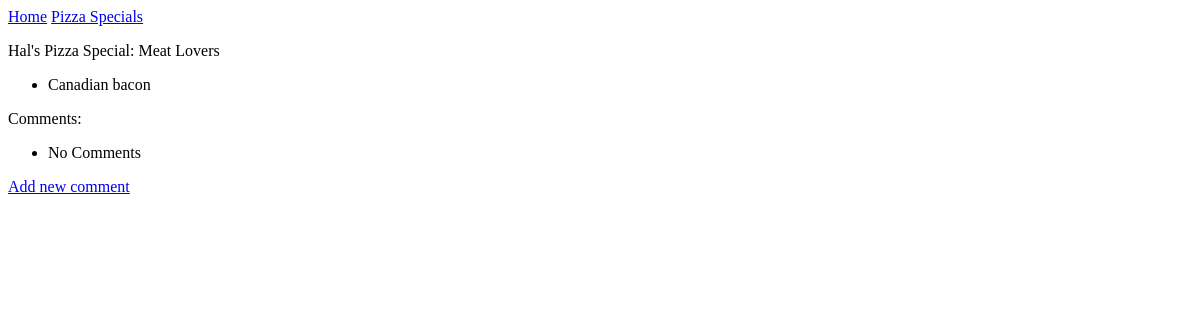
The page /pizzas/2/ on the database as committed earlier.
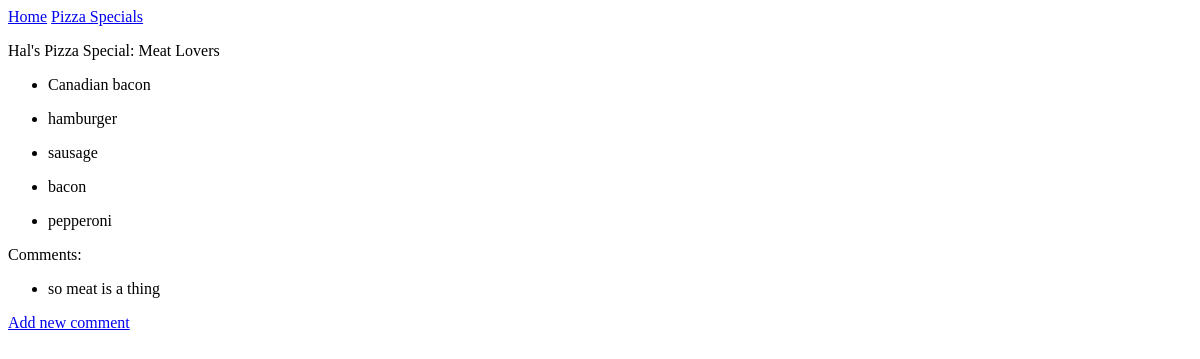
The same page on the database as committed later.
### MainApp/models.py (models this page shows)
class Topping(models.Model):
    pizza = models.ForeignKey(Pizza, on_delete=models.CASCADE)
    topping_name = models.CharField(max_length=200)
    class Meta:
            verbose_name_plural = 'toppings'
    def __str__(self):
        return self.topping_name

class Entry (models.Model):
    topic = models.ForeignKey(Pizza, on_delete=models.CASCADE)
    text = models.TextField()
    class Meta:
            verbose_name_plural = 'entries'
    def __str__(self):
        return self.text

### MainApp/views.py (the view)
# urls.py: path('pizzas/<int:pizza_id>/',views.pizza,name='pizza'),
def pizza(request, pizza_id):
    pizza= Pizza.objects.get(id=pizza_id)
    toppings = pizza.topping_set.order_by('id')
    entries = pizza.entry_set.order_by('-id')
    context = {'pizza':pizza,'toppings':toppings, 'entries':entries}
    return render(request, 'MainApp/pizza.html',context)

### MainApp/models.py (called while the page is built)
    def __str__(self):
        return self.text

### MainApp/templates/mainapp/pizza.html
{% extends "MainApp/base.html" %}
{% block content %}
<p> Hal's Pizza Special: {{ pizza }}</p>
<ul>
    {% for t in toppings %}
    <li>
        <p> {{ t }} </p>
    </li>
    {% empty %}
    <li>Sold Out for the Day</li>
    {% endfor %}
</ul>
<p>Comments:</p>
<ul>
    {% for e in entries %}
    <li>
        <p> {{ e }} </p>
    </li>
    {% empty %}
    <li>No Comments</li>
    {% endfor %}
</ul>
<p><a href="{% url 'MainApp:new_entry' pizza.id %}">Add new comment</a></p>
{% endblock content %}

Rows that differ between the two databases and show on the page:
added Topping: topping_name "hamburger"
added Topping: topping_name "sausage"
added Topping: topping_name "bacon"
added Topping: topping_name "pepperoni"
added Entry: text "so meat is a thing"
Other text that changed with them:
text no longer shown: "No Comments"
